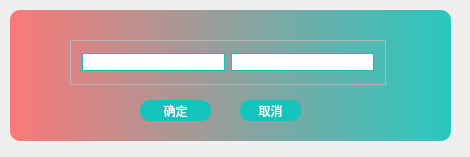
<?xml version="1.0" encoding="UTF-8"?>
<ui version="4.0">
 <class>DlgClocksClass</class>
 <widget class="QDialog" name="DlgClocksClass">
  <property name="geometry">
   <rect>
    <x>0</x>
    <y>0</y>
    <width>470</width>
    <height>157</height>
   </rect>
  </property>
  <property name="windowTitle">
   <string>DlgClocks</string>
  </property>
  <widget class="QFrame" name="frame">
   <property name="geometry">
    <rect>
     <x>10</x>
     <y>10</y>
     <width>441</width>
     <height>131</height>
    </rect>
   </property>
   <property name="styleSheet">
    <string notr="true">#frame
{
 	background-color: qlineargradient(spread:pad, x1:0, y1:0, x2:1, y2:0, stop:0 rgba(251,102,102, 220), stop:1 rgba(20,196,188, 230));
	border:none;
	border-radius:10px;
}
#lineEditTime
{
	font: 25 12pt '微软雅黑 Light';
	color: rgb(31,31,31);
	padding-left:20px; 
	background-color: rgb(255, 255, 255);
	border:1px solid rgb(20,196,188);
	border-radius:10px;
}
#lineEditContent
{
	font: 25 12pt '微软雅黑 Light';
	color: rgb(31,31,31);
	padding-left:20px; 
	background-color: rgb(255, 255, 255);
	border:1px solid rgb(20,196,188);
	border-radius:10px;
}
QPushButton
{
	font: 25 12pt '微软雅黑';
	color: rgb(255,255,255);
	background-color: rgb(20,196,188);
	border:none;
	border-radius:10px;
}
QPushButton
{
	font: 25 12pt '微软雅黑';
	color: rgb(255,255,255);
	background-color: rgb(20,196,188);
	border:none;
	border-radius:10px;
}
QPushButton:hover
{
	background-color: rgb(22,218,208);
}
QPushButton:pressed
{
	background-color: rgb(17,171,164);
}
</string>
   </property>
   <property name="frameShape">
    <enum>QFrame::NoFrame</enum>
   </property>
   <property name="frameShadow">
    <enum>QFrame::Raised</enum>
   </property>
   <widget class="QPushButton" name="btnConfirm">
    <property name="geometry">
     <rect>
      <x>130</x>
      <y>90</y>
      <width>71</width>
      <height>21</height>
     </rect>
    </property>
    <property name="focusPolicy">
     <enum>Qt::StrongFocus</enum>
    </property>
    <property name="text">
     <string>确定</string>
    </property>
   </widget>
   <widget class="QPushButton" name="btnCancel">
    <property name="geometry">
     <rect>
      <x>230</x>
      <y>90</y>
      <width>61</width>
      <height>21</height>
     </rect>
    </property>
    <property name="focusPolicy">
     <enum>Qt::StrongFocus</enum>
    </property>
    <property name="text">
     <string>取消</string>
    </property>
   </widget>
   <widget class="QFrame" name="frame_2">
    <property name="geometry">
     <rect>
      <x>60</x>
      <y>30</y>
      <width>316</width>
      <height>45</height>
     </rect>
    </property>
    <property name="frameShape">
     <enum>QFrame::StyledPanel</enum>
    </property>
    <property name="frameShadow">
     <enum>QFrame::Raised</enum>
    </property>
    <layout class="QHBoxLayout" name="horizontalLayout">
     <item>
      <widget class="QLineEdit" name="lineEditTime"/>
     </item>
     <item>
      <widget class="QLineEdit" name="lineEditContent">
       <property name="focusPolicy">
        <enum>Qt::StrongFocus</enum>
       </property>
      </widget>
     </item>
    </layout>
   </widget>
  </widget>
 </widget>
 <layoutdefault spacing="6" margin="11"/>
 <resources/>
 <connections/>
</ui>
